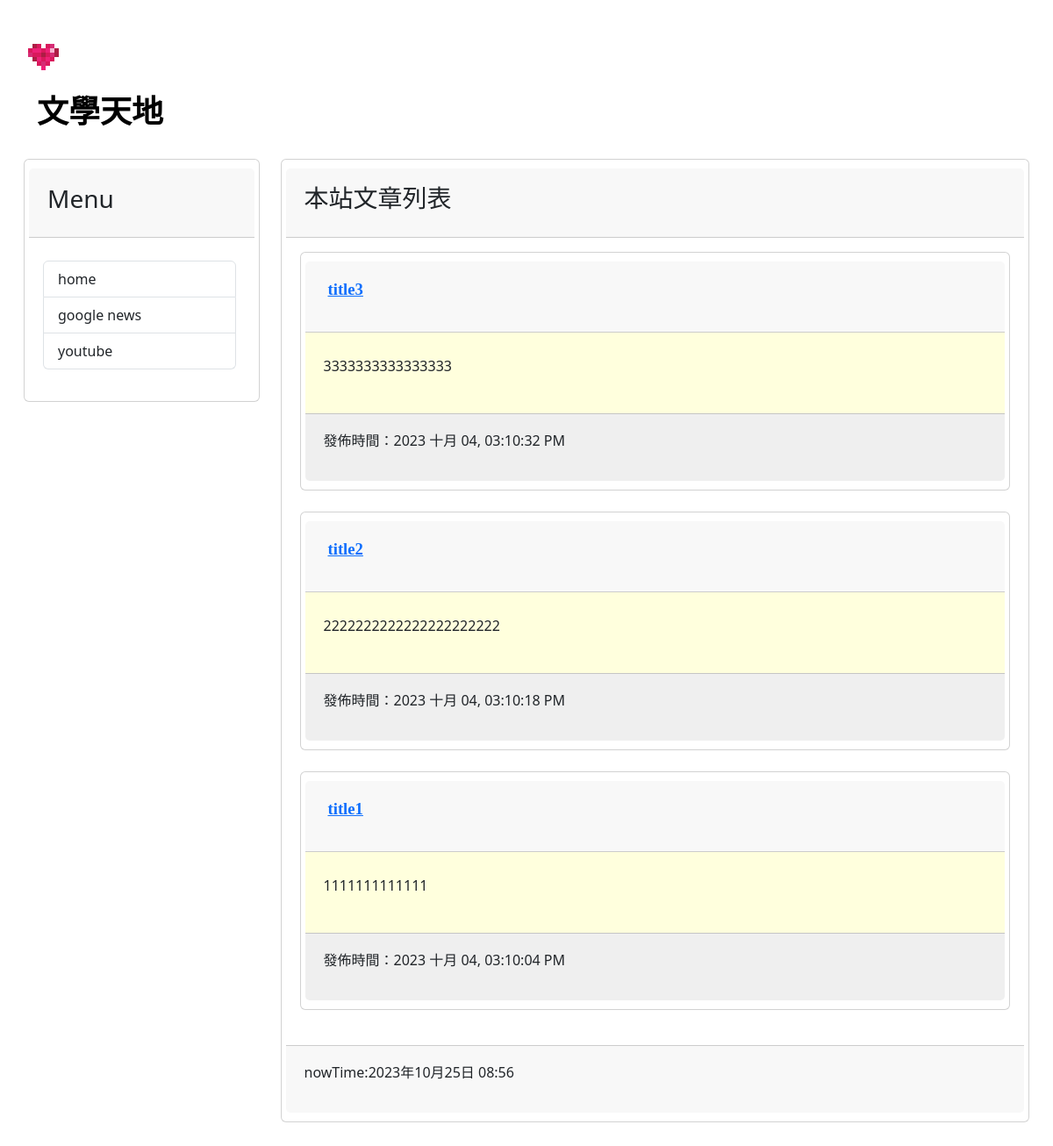
Before: / with the older database file.
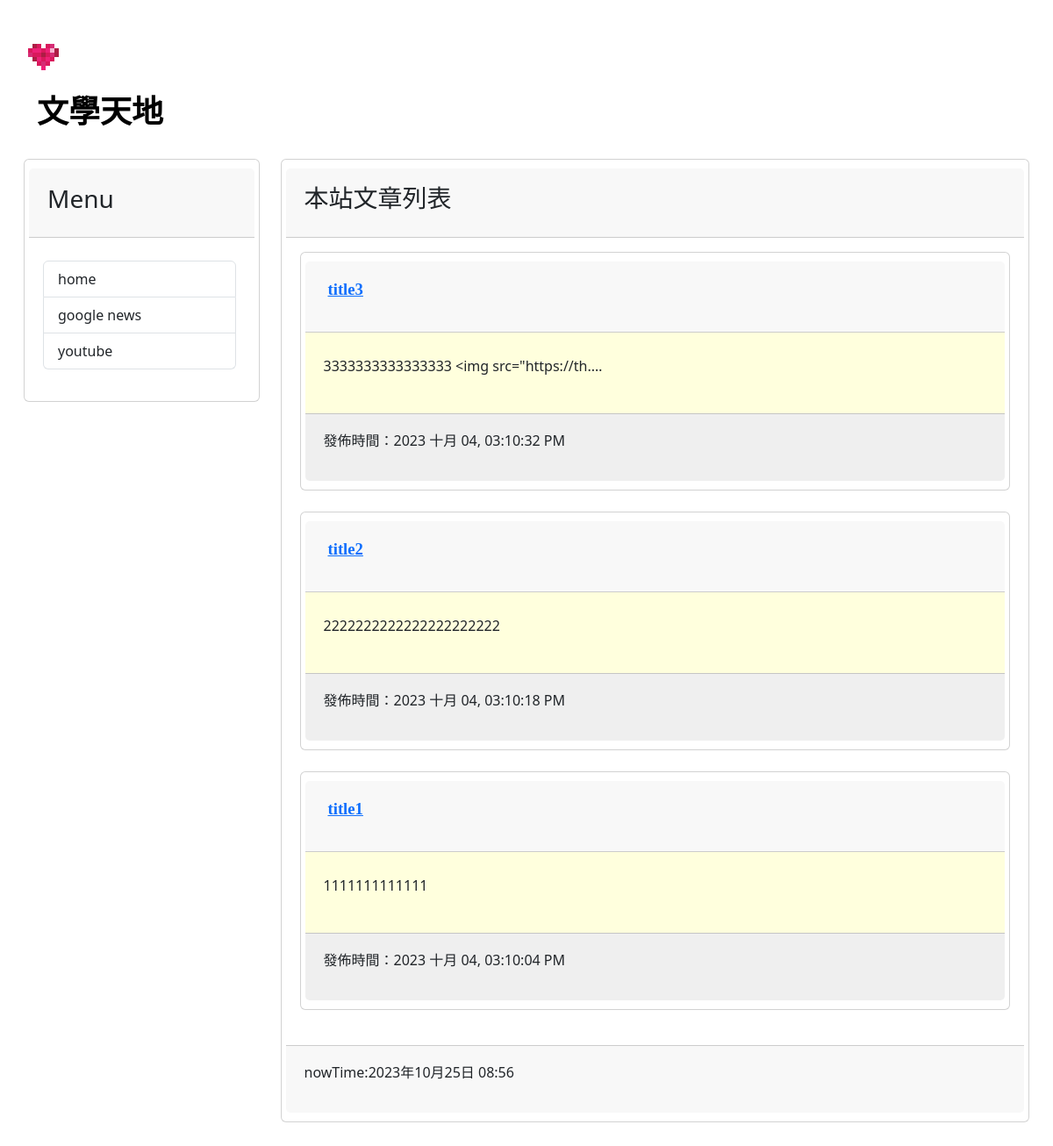
After: the same page with the newer database file.
### blog1/models.py (models this page shows, shortened)
class Post(models.Model):
    title = models.CharField(max_length=200)
    slug = models.CharField(max_length=200)
    body = models.TextField()
    pub_date = models.DateTimeField(auto_now_add=True)
    class Meta:
        ordering = ('-pub_date',)

### blog1/views.py (the view)
# urls.py: path('',homepage,name='homepage'),
def homepage(request):
    posts=Post.objects.all() #select *
    now=datetime.now()
    return render(request,'index.html',locals())

### templates/index.html (shortened to what this page needs)
{% extends 'base.html' %}
{% block headmessage %}
    <h3 style='font-family:標楷體;'>本站文章列表</a>
{% endblock %}
{% block content %}
{% for post in posts %}
<div class='card'>
    <div class='card-header'>
        <p style='font-family:微軟正黑體;font-size:14pt;font-weight:bold;'>
            <a href='/post/{{post.slug}}'>{{ post.title }}</a>
        </p>
    </div>
    <div class='card-body' style='background-color:#ffffdd'>
        <p>
           {{ post.body | truncatechars:40 }}
        </p>
    </div>
    <div class='card-footer'  style='background-color:#efefef'>
        <p>
            發佈時間：{{ post.pub_date | date:"Y M d, h:m:s A"}}
        </p>
    </div>
</div>
<br>
{% endfor %}
{% endblock %}

### templates/base.html (shortened to what this page needs)
<!DOCTYPE html>
<html lang="en">
<head>
    <link href="https://cdn.jsdelivr.net/npm/bootstrap@5.3.2/dist/css/bootstrap.min.css" rel="stylesheet">
</head>
<body>
    <div class="container-fluid">
        {% include 'header.html' %}
       <div class="row">
            <div class="col-sm-3 col-md-3">
                <div class="card">
                    <div class="card-header">
                        <h3>Menu</h3>
                    </div>
                    <div class="card-body">
                        <div class="list-group">
                            <a href="/" class="list-group-item">home</a>
                            <a href="https://news.google.com/news" class="list-group-item">google news</a>
                            <a href="https://www.youtube.com/" class="list-group-item">youtube</a>
                        </div>
                    </div>
                </div>
            </div>
            <div class="col-sm-9 col-md-9">
                <div class="card">
                    <div class="card-header">
                        {% block headmessage %}{% endblock %}
                    </div>
                    <div class="card-body">
                        {% block content %}{% endblock %}
                    </div>
                    <div class="card-footer">
                        {% include 'footer.html' %}
                    </div>
                </div>
            </div>
       </div>
    </div>
</body>
</html>

### templates/header.html
{% load static %}
<div class='photo'>
    <img src={% static 'img/love_icon.svg' %} height="50">
</div>
{% block header %}
<h1 class="header-title">文學天地</h1>
{% endblock header %}

### templates/footer.html
{% block footer %}
 {% if now %}
 <p>nowTime:{{now}}</p>
 {% else %}
 <p>本文內容取自網路，如有侵權請來信通知下架</p>
 {% endif %}
{% endblock footer %}

### templates/base.html (style rules this page uses)
* { box-sizing: border-box; margin: 0; padding: 10px 5px; }
.header-title { font-size:36px; font-weight: bold; padding: 5px 20px; color: black; }

Changed rows visible on the page:
changed Post "title3": body "3333333333333333" → "3333333333333333 <img src=\"https://th.…"
